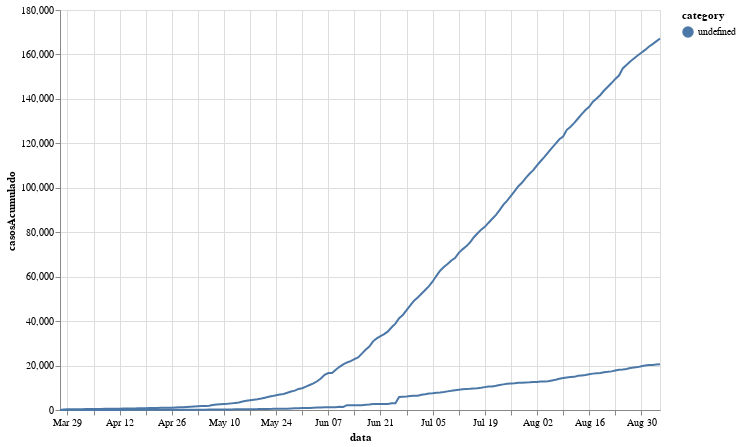

Write notebook code for a chart like this one.
### Code cell
label = alt.selection_single(
    encodings=['x'], # limit selection to x-axis value
    on='mouseover',  # select on mouseover events
    nearest=True,    # select data point nearest the cursor
    empty='none'     # empty selection includes no data points
)

base = alt.Chart(df.loc[df.municipio == 'Uberlândia']).mark_line().encode(
    alt.X('data:T'),
    alt.Y('casosAcumulado:Q'),
    color='category:N'
)

base1 = alt.Chart(df.loc[df.municipio == 'Brasília']).mark_line().encode(
    alt.X('data:T'),
    alt.Y('casosAcumulado:Q'),
    color='category:N'
)

alt.layer(
    base,
    
    base1,
    
    alt.Chart().mark_rule(color='#aaa').encode(
        x='data:T'
        ).transform_filter(label),
    
    base.mark_circle().encode(
        opacity=alt.condition(label, alt.value(1), alt.value(0))
        ).add_selection(label),
    
    base.mark_text(align='right', dx=-15, dy=15, stroke='white', strokeWidth=5).encode(
        text='casosAcumulado:Q'
        ).transform_filter(label),
    
    base.mark_text(align='right', dx=-15, dy=0).encode(
        text='casosAcumulado:Q'
    ).transform_filter(label),
    
    base.mark_text(align='right', dx=-15, dy=15).encode(
        text='data:T'
    ).transform_filter(label),
    
).properties(
    width=600,
    height=400
)

### Figure 1 — Vega-Lite specification as saved in the notebook (floating-point values rounded to 4 significant figures; data arrays with more than 128 entries replaced by an {"elided": "..."} marker saying what was removed)
{"config": {"view": {"continuousWidth": 400, "continuousHeight": 300}}, "layer": [{"data": {"name": "data-0c374e2fa4b82ec0acc6bd69d58dae21"}, "mark": "line", "encoding": {"color": {"type": "nominal", "field": "category"}, "x": {"type": "temporal", "field": "data"}, "y": {"type": "quantitative", "field": "casosAcumulado"}}}, {"data": {"name": "data-debff32057ed64bded89f1dc3df91358"}, "mark": "line", "encoding": {"color": {"type": "nominal", "field": "category"}, "x": {"type": "temporal", "field": "data"}, "y": {"type": "quantitative", "field": "casosAcumulado"}}}, {"mark": {"type": "rule", "color": "#aaa"}, "encoding": {"x": {"type": "temporal", "field": "data"}}, "transform": [{"filter": {"selection": "selector038"}}]}, {"data": {"name": "data-0c374e2fa4b82ec0acc6bd69d58dae21"}, "mark": "circle", "encoding": {"color": {"type": "nominal", "field": "category"}, "opacity": {"condition": {"value": 1, "selection": "selector038"}, "value": 0}, "x": {"type": "temporal", "field": "data"}, "y": {"type": "quantitative", "field": "casosAcumulado"}}, "selection": {"selector038": {"type": "single", "encodings": ["x"], "on": "mouseover", "nearest": true, "empty": "none"}}}, {"data": {"name": "data-0c374e2fa4b82ec0acc6bd69d58dae21"}, "mark": {"type": "text", "align": "right", "dx": -15, "dy": 15, "stroke": "white", "strokeWidth": 5}, "encoding": {"color": {"type": "nominal", "field": "category"}, "text": {"type": "quantitative", "field": "casosAcumulado"}, "x": {"type": "temporal", "field": "data"}, "y": {"type": "quantitative", "field": "casosAcumulado"}}, "transform": [{"filter": {"selection": "selector038"}}]}, {"data": {"name": "data-0c374e2fa4b82ec0acc6bd69d58dae21"}, "mark": {"type": "text", "align": "right", "dx": -15, "dy": 0}, "encoding": {"color": {"type": "nominal", "field": "category"}, "text": {"type": "quantitative", "field": "casosAcumulado"}, "x": {"type": "temporal", "field": "data"}, "y": {"type": "quantitative", "field": "casosAcumulado"}}, "transform": [{"filter": {"selection": "selector038"}}]}, {"data": {"name": "data-0c374e2fa4b82ec0acc6bd69d58dae21"}, "mark": {"type": "text", "align": "right", "dx": -15, "dy": 15}, "encoding": {"color": {"type": "nominal", "field": "category"}, "text": {"type": "temporal", "field": "data"}, "x": {"type": "temporal", "field": "data"}, "y": {"type": "quantitative", "field": "casosAcumulado"}}, "transform": [{"filter": {"selection": "selector038"}}]}], "height": 400, "width": 600, "$schema": "https://vega.github.io/schema/vega-lite/v4.8.1.json", "datasets": {"data-0c374e2fa4b82ec0acc6bd69d58dae21": {"elided": "162 records"}, "data-debff32057ed64bded89f1dc3df91358": {"elided": "162 records"}}}
